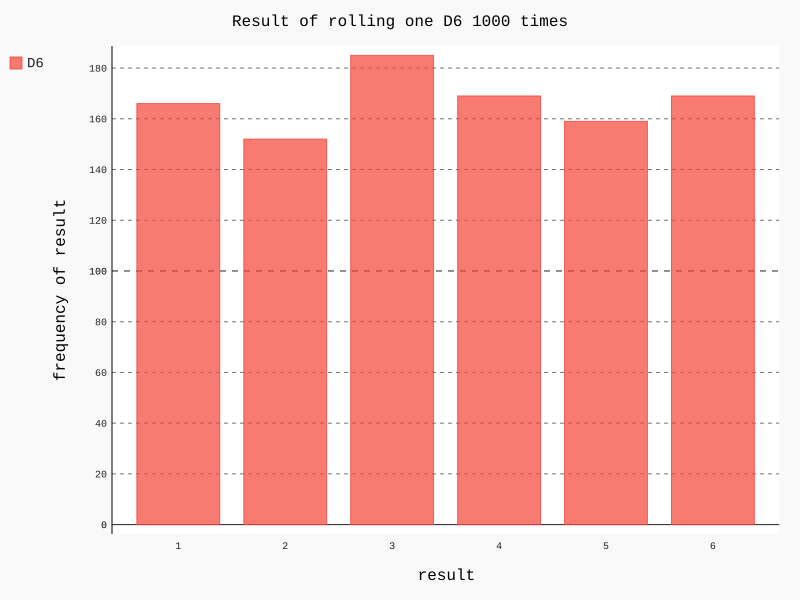

Here is the Python script that generated this plot:
from die import Die
import pygal

die =Die()

results = []
for roll_num in range(1000):
    result = die.roll()
    results.append(result)

frequencies = []
for value in range(1,die.num_sides+1):
    frequency = results.count(value)
    frequencies.append(frequency)

hist = pygal.Bar()

hist.title = 'Result of rolling one D6 1000 times'
hist.x_labels = ['1','2','3','4','5','6']
hist.x_title = 'result'
hist.y_title = "frequency of result"

hist.add("D6",frequencies)
hist.render_to_file('die_visual.svg')
